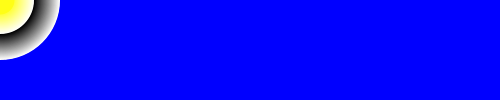
Frame 1 (no input)
Frame 60 (the mouse pressed at the canvas centre just before this capture): identical to frame 1, image omitted
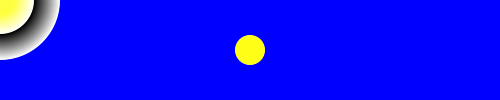
Frame 120 (the mouse held since frame 60 and released just before this capture)

The Processing sketch that drew these frames (run headless with seeded random() and noise(); from frame 60 on, the mouse is pressed at the canvas centre):

// Processing sketch: processing_11994
// ── processing_11994.pde

int num = 150;
int [] x = new int[num];
int [] y = new int[num];

void setup(){
 size(500, 100);
 smooth();

//init
for (int i = 0; i < 150; i++){
 x [i] = 0;
 y [i] = 0;
  } 
}

void draw() {
 background (0,0,255);
//shift array values;
 for (int i = 0; i < x.length - 1; i++){
  x[i] = x [i+1];
  y[i] = y [i+1]; 
 }

x[x.length -1] = mouseX;
y[y.length -1] = mouseY;

//draw everything
for (int i = 0; i < x.length; i++){
  noStroke();
  fill(255 - i*5);
  ellipse(x[i], y[i], i-120,i-120);
}
}
